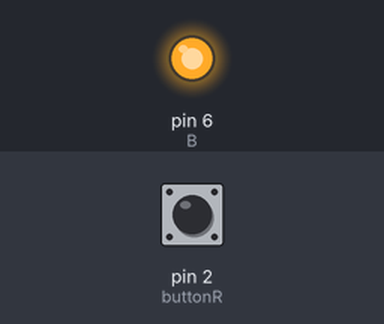
The sketch below on a simulated Arduino Uno, built with avr-gcc and run on an emulated ATmega328P. Shown: output pins drawn as LEDs (lit = HIGH). The inputs (shaded band) are chosen by the test bench; at power-on: pin 2 (buttonR) HIGH.

Above: at 1.2 s.
1.3 s: pin 2 (buttonR) pulled LOW for 0.15 s
At 1.37 s:
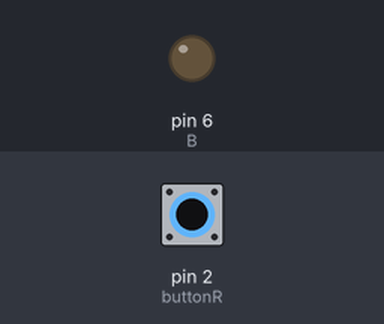
2.9 s: pin 2 (buttonR) pulled LOW for 3.2 s
At 6.5 s:
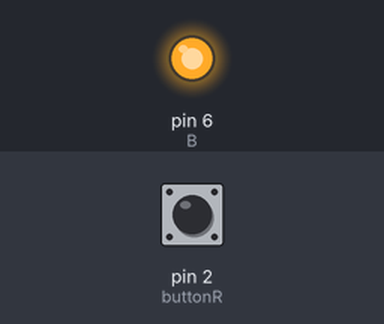
Timing chart, 0 to 8.0 s (numbered marks = the images above; inputs shaded):
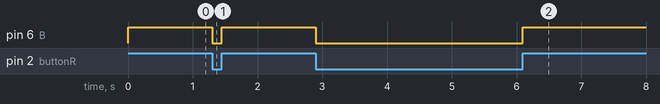

Measured:
- after the input at 1.3 s, pin 6 (B): HIGH → LOW at once, → HIGH 0.15 s later
- after the input at 2.9 s, pin 6 (B): HIGH → LOW at once, → HIGH 3.2 s later

The sketch:

ledbuton.ino
```cpp
#define B 6
#define buttonR 2


void setup() {
  pinMode(buttonR,INPUT_PULLUP);

  pinMode(B,OUTPUT);


}

void loop() {

  if(digitalRead(buttonR)==HIGH)
  {
    digitalWrite(B,HIGH);

  }
  else
   {
    digitalWrite(B,LOW);
   }

}
```
